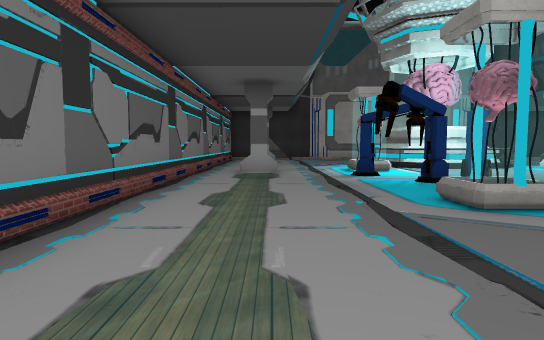
View 1 (above)

14 first-person views from a walk through a 3-D level made in the Unity game engine. The camera is 1.4 m above the floor, tilts 4° down and sees 75° across. The floor is counted in squares, 2 m on a side. Each view is taken from the middle of a square. On the plan, view 1 faces up. The plan holds only what a view shows up to about 11 squares ahead; the rest is blank. Some surface patterns are stand-ins.

View 2
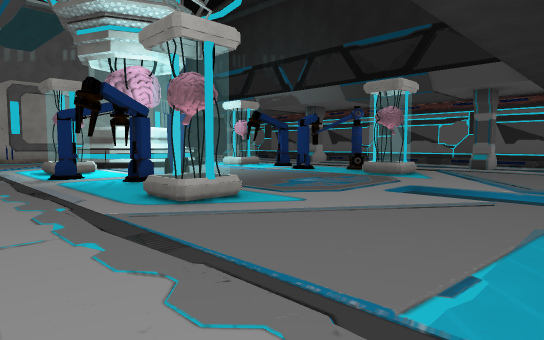

View 3
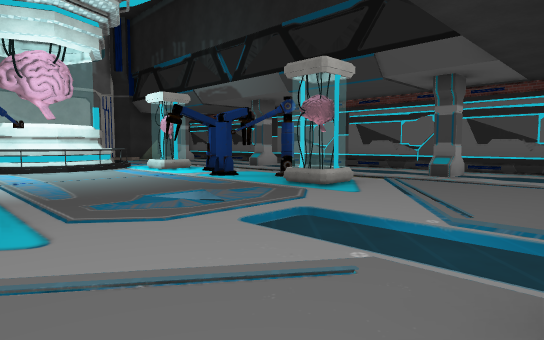

View 4
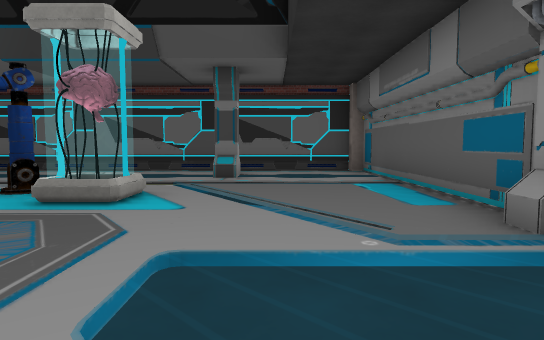

View 5
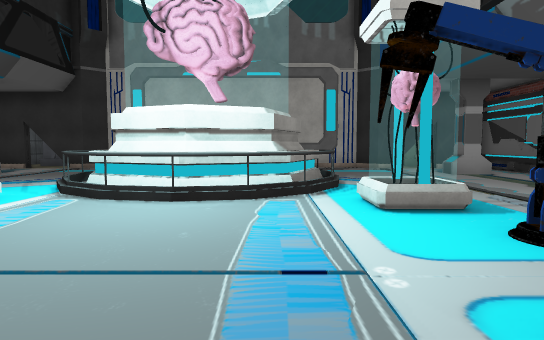

View 6
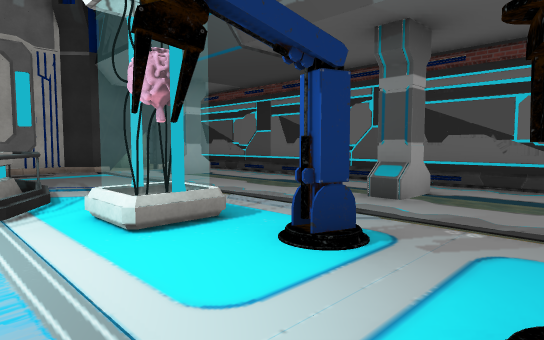

View 7
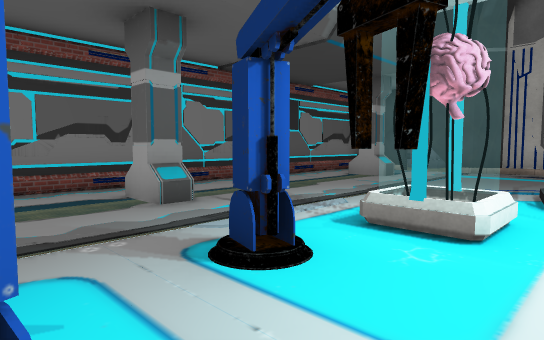

View 8
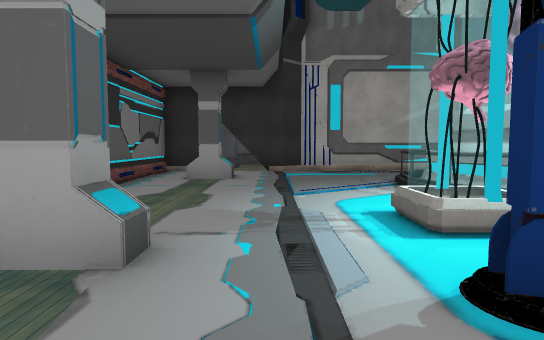

View 9
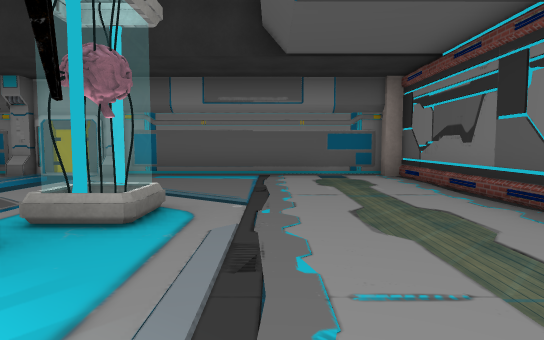

View 10
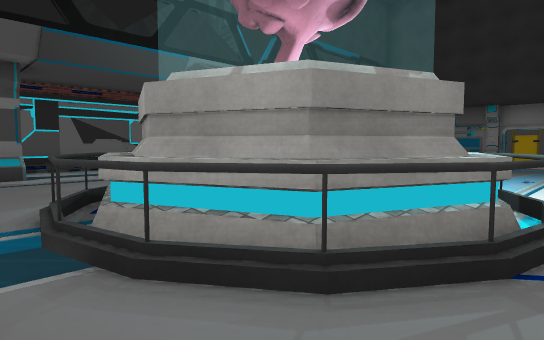

View 11
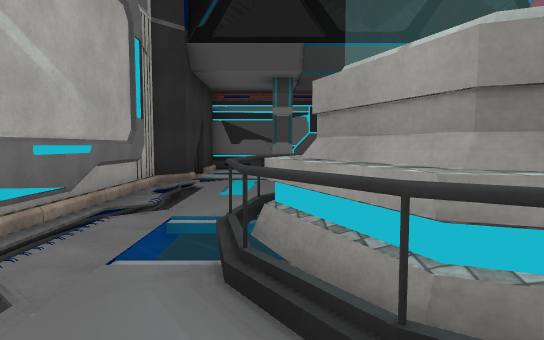

View 12
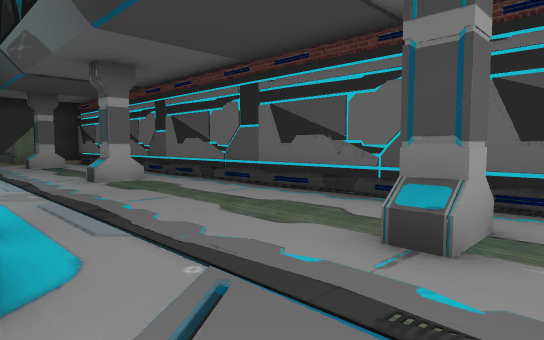

View 13
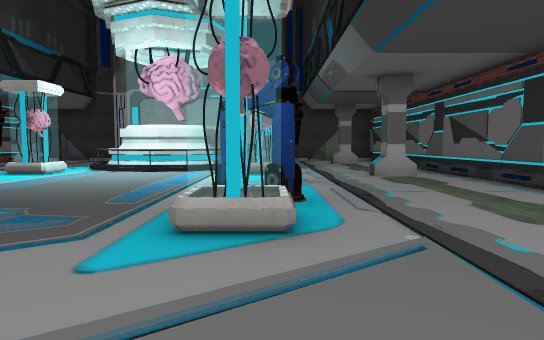

View 14
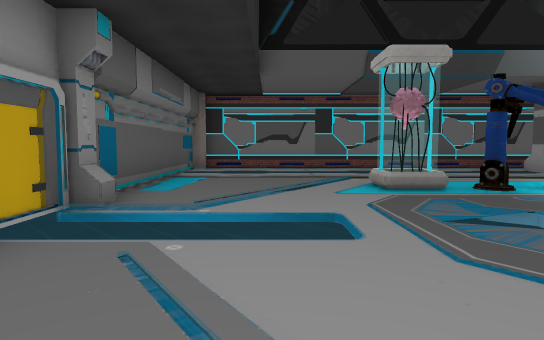

### Floor plan
Points are (right, up) in squares from view 1. A wall is a line through its corners. A room is listed if a view was taken in it or the views show most of it. See-through windows are left out.
Room 1 (views 1, 2, 3, 4, 5, 6, 7, 8, 9, 10, 11, 12, 13, 14)
walls: (3.5, 6.9) (3, 6.7); (8.6, 6.9) (8.2, 6.8) (8.1, 7.1); (3, 4.8) (2.5, 4.8); (3.4, 9.8) (2.3, 9.8); (9.2, 4.8) (8.5, 4.8); (2.5, 8.7) (2.1, 8.8); (2.5, 8.8) (2.4, 8.4) (2.1, 8.5) (2.2, 8.9); (2.5, 4.9) (3.3, 4.9); (3.3, 3.9) (2.6, 3.9); (9.1, 9.8) (8.5, 9.8); (3.3, 10.3) (3, 10.3) (2.8, 10); (7.5, 11.1) (6.7, 10.6) (5.8, 10.4) (4.8, 10.6) (4, 11.1) (3.4, 12); (3.1, 10.3) (2.7, 10); (9.2, 3.9) (8.5, 3.9); (8.9, 10.6) (8.6, 10.3); (2.9, 10.8) (2.9, 10.1); (4.4, 12) (4, 12.9) (4.5, 14.2) (5.8, 14.7) (7.1, 14.1); (4, 11.9) (3.8, 12.5); (7.5, 12.9) (7, 11.7) (5.8, 11.1) (4.4, 11.7); (7.9, 12.9) (7.3, 11.4) (5.8, 10.7) (4.2, 11.4); (0.1, 9) (-0.7, 9); (0.2, 9.4) (-0.1, 9.4) (-0.1, 8.9); (3.5, 12.8) (4.2, 14.4) (5.8, 15.1); (12.4, 9) (11.6, 9) (11.6, 9.5); (3.4, 13.4) (3.5, 13.8) (4, 14.6) (4.8, 15.2) (5.8, 15.4); (4.9, 0) (4.9, -0.5); (6.6, -0.5) (6.6, 0); (12.4, 2.7) (11.6, 2.7) (11.6, 3.2); (7.4, 14.6) (6.7, 15.1) (5.7, 15.3); (-1.9, 11.8) (-1.9, 0); (0.1, 14.5) (-0.7, 14.5); (12.4, 14.5) (11.6, 14.5) (11.6, 15); (13, 0) (13.5, 0); (-0.1, 15) (-0.1, 14.5); (-1.6, -0.3) (13.3, -0.3) (13.3, 16.7) (11.9, 16.7); (11.4, 16.7) (10.2, 16.7) (9.7, 17.2) (1.8, 17.2) (1.3, 16.7) (0.1, 16.7); (-0.4, 16.7) (-1.9, 16.7) (-1.9, 13.3)
low walls: (3.4, 7.1) (2.9, 7); (3.3, 4.9) (3.3, 3.9) (3.3, 4.8); (9.4, 5.7) (9.1, 5.4) (8.8, 5.7); (9.2, 4) (9.2, 4.8); (2.3, 9.8) (2.3, 10.8); (8.1, 12) (7.5, 11.1); (0.1, 9.5) (0.1, 9); (7.3, 16.5) (7, 16.9); (0.1, 15) (0.1, 14.5)
ways out: gap at (9, 6); gap at (13, 15)

Positions as (right, up) in squares from view 1, and headings:
1: (0, 0), facing up
2: (0, 0), facing up-right
3: (3, 0), facing up-right
4: (4, 2), facing right
5: (7, 6), facing up
6: (7, 7), facing up-right
7: (4, 7), facing up-left
8: (1, 7), facing up
9: (1, 8), facing down
10: (3, 16), facing down-right
11: (3, 15), facing right
12: (9, 2), facing up-right
13: (9, 1), facing up
14: (9, 2), facing left
